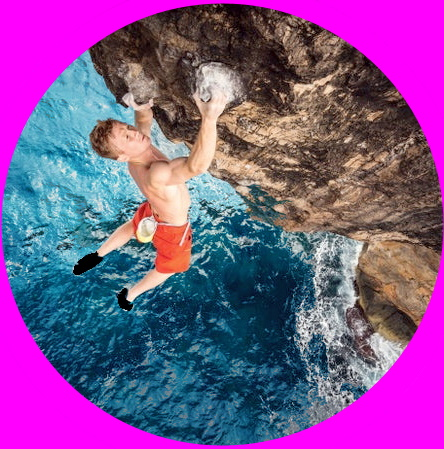
#> input picture images/climb.jpg, 444 x 449 px
$ jupyter execute --allow-errors lego.ipynb
#> lines starting #> are read from the running program, lines starting #| are printed output that depends on the picture
[cell 1]
from PIL import Image, ImageColor

import numpy as np
import colour
from math import sqrt
import pandas as pd

[cell 2]
#https://store.bricklink.com/LeGold?itemID=178857607#/shop?o={%22invID%22:%22178857607%22}

img_path = 'images/climb.jpg'
desired_pix_count = 10000

#> (a cell that did not finish here is left out)

[cell 4]
def get_height(ratio, width):
    return ratio * width

[cell 5]
def get_total_pix(height, width):
    return height * width

[cell 6]
def get_new_downsized_size(current_size, desired_pix_count):
    """
    Given a desired pix count, downsize image while maintaining aspect ratio

    inputs:
        current_size (tuple):
            Tuple containing H*w

        desired_pix_count (int):
            Desired pixel count

    returns:
        new_size (tuple):
            Tuple containing H*w
    """

    ratio = current_size[0]/current_size[1]
    height = 0
    width = 0

    #I can't math so just keep using bigger numbers until you go over the desired pix count. Once you do the previous H*W tried is the new_size
    for current_w in range(1, 10000000): #big number...

        current_h = get_height(ratio = ratio, width = current_w)
        pixels = get_total_pix(current_h,current_w)

        if pixels<=desired_pix_count:
            width = current_w
            height = current_h
        else:
            break

    return(int(height), width)

[cell 7]
def closest_color(rgb):
    r, g, b = rgb
    colour_diffs = []
    for colour in COLOURS:
        cr, cg, cb = colour
        colour_diff = sqrt(abs(r - cr)**2 + abs(g - cg)**2 + abs(b - cb)**2)
        colour_diffs.append((colour_diff, colour))
    return np.array(min(colour_diffs)[1])

[cell 8]
original_img = Image.open(img_path)
#> original_img is the input picture: PIL image 444x449 RGB; mean R, G, B 127.8, 81.2, 143.9

new_dims = get_new_downsized_size(original_img.size, desired_pix_count = desired_pix_count)
#> new_dims = (98, 100)

# Resize smoothly down to new dims
imgSmall = original_img.resize(new_dims,resample=Image.BILINEAR)
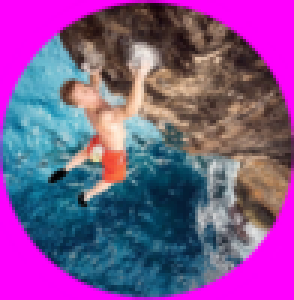
#> imgSmall: PIL image 98x100 RGB (shown 3 times larger); mean R, G, B 127.7, 81.2, 143.9

[cell 9]
np_img = np.asarray(imgSmall)
img_shape = np_img.shape
#> img_shape = (100, 98, 3)
np_flat_image = np_img.reshape(img_shape[0] * img_shape[1], img_shape[2])

[cell 10]
np_new_img = np.empty(shape=(img_shape[0] * img_shape[1], img_shape[2]), dtype=int)
#> (the rest of this cell did not finish here and is left out)

[cell 11]
original_img

[cell 12]
new_img = Image.fromarray(np_new_img.reshape(img_shape).astype(np.uint8))
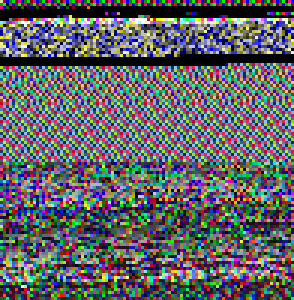
#> new_img: PIL image 98x100 RGB (shown 3 times larger); mean R, G, B 97.3, 97.7, 101.4

new_img = new_img.resize(original_img.size,Image.NEAREST)
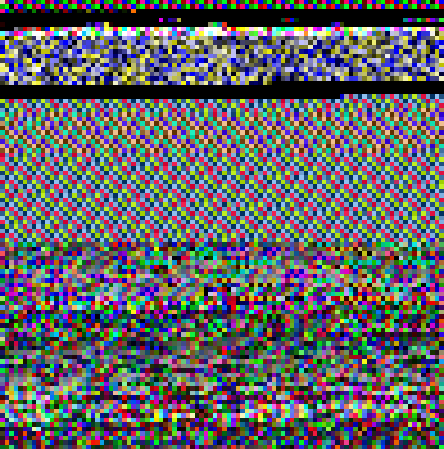
#> new_img: PIL image 444x449 RGB; mean R, G, B 97.2, 97.6, 101.4
new_img

[cell 13]
print('Pixel size:', new_img.size)
#| Pixel size: (444, 449)
print('')
print('Total pixels:', new_dims[0]* new_dims[1])
#| Total pixels: 9800
print('')
print('Physical size:', np.array(new_dims)*.8/100)
#| Physical size: [0.784 0.8  ]
print('')
print('Rough Cost:$', new_dims[0]* new_dims[1]*.04)
#| Rough Cost:$ 392.0

[cell 14]
df = pd.DataFrame(np_new_img, columns = ['r','g','b'])
#> df = table of 9800 rows and 3 columns
df['rgb'] = list(zip(df['r'], df['g'], df['b']))
#> (the rest of this cell did not finish here and is left out)
